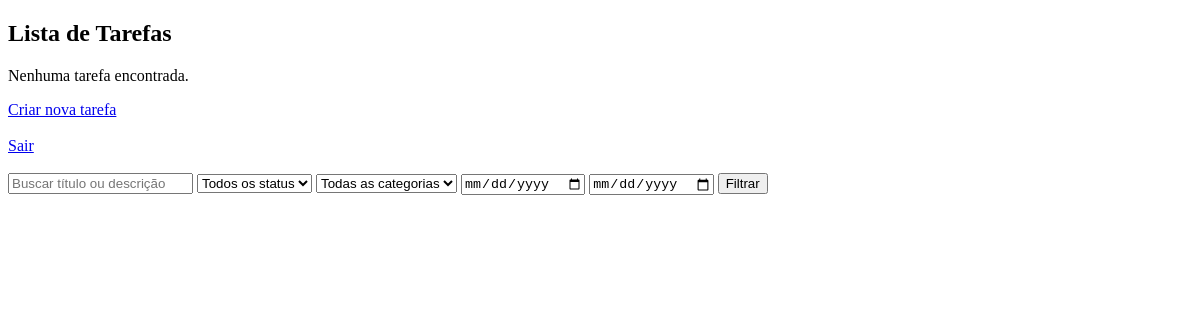
Before: /tarefas (signed in) with the older database file.
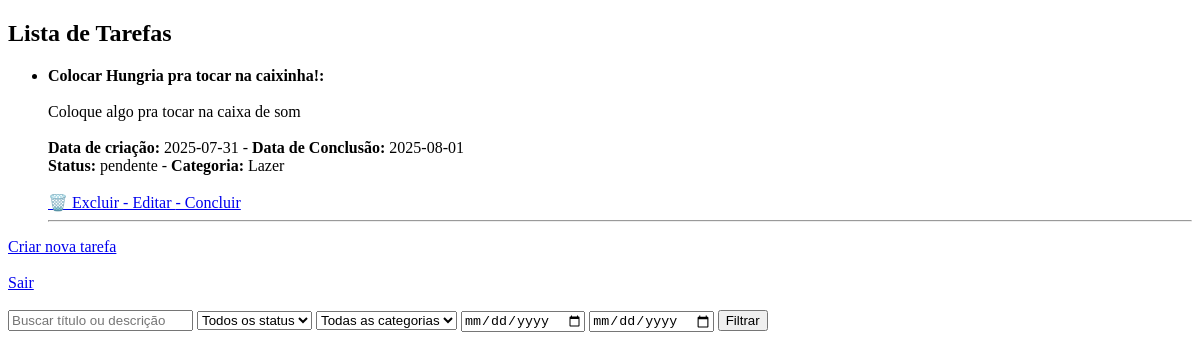
After: the same page with the newer database file.
### tables this page shows
CREATE TABLE tarefas (
    id INTEGER PRIMARY KEY AUTOINCREMENT,
    usuario_id INTEGER NOT NULL,
    titulo TEXT NOT NULL,
    descricao TEXT,
    data_criacao TEXT NOT NULL,
    data_conclusao TEXT,
    status TEXT NOT NULL,
    categoria_id INTEGER NOT NULL,
    FOREIGN KEY (usuario_id) REFERENCES usuarios(id),
    FOREIGN KEY (categoria_id) REFERENCES categorias(id)
);

CREATE TABLE categorias (id INTEGER PRIMARY KEY AUTOINCREMENT, nome TEXT NOT NULL UNIQUE, descricao TEXT);

### tarefascrud.py (the view)
@app.route("/tarefas")
def ver_tarefas_em_lista():
    if "usuario_id" not in session:
        return redirect("/login")
    usuario_id = session["usuario_id"]
    status = request.args.get("status", "")
    busca = request.args.get("busca", "")
    data_criacao = request.args.get("data_criacao", "")
    data_conclusao = request.args.get("data_conclusao", "")
    categoria_id = request.args.get("categoria_id", "")
    con = sqlite3.connect("todolist.db")
    con.row_factory = sqlite3.Row
    cur = con.cursor()
    cur.execute("SELECT id, nome FROM categorias")
    categorias = cur.fetchall()
    query = """
        SELECT
            tarefas.id,
            tarefas.titulo,
            tarefas.descricao AS descricao_tarefa,
            tarefas.data_criacao,
            tarefas.data_conclusao,
            tarefas.status,
            categorias.nome AS nome_categoria
        FROM tarefas
        LEFT JOIN categorias ON tarefas.categoria_id = categorias.id
        WHERE tarefas.usuario_id = ?
    """
    params = [usuario_id]
    if status:
        query += " AND tarefas.status = ?"
        params.append(status)
    if busca:
        query += " AND (tarefas.titulo LIKE ? OR tarefas.descricao LIKE ?)"
        busca_param = f"%{busca}%"
        params.extend([busca_param, busca_param])
    if data_criacao:
        query += " AND tarefas.data_criacao = ?"
        params.append(data_criacao)
    if data_conclusao:
        query += " AND tarefas.data_conclusao = ?"
        params.append(data_conclusao)
    if categoria_id:
        query += " AND tarefas.categoria_id = ?"
        params.append(categoria_id)
    query += " ORDER BY tarefas.data_criacao DESC"
    cur.execute(query, params)
    tarefas = cur.fetchall()
    con.close()
    return render_template("tarefas.html", tarefas=tarefas, categorias=categorias, busca=busca, data_conclusao=data_conclusao, categoria_id=categoria_id)

### templates/tarefas.html (shortened to what this page needs)
<!DOCTYPE html>
<html lang="pt-br">
<head>
</head>
<body>
<div class="container">
    <h2>Lista de Tarefas</h2>
    {% if tarefas %}
        <ul>
            {% for t in tarefas %}
                <li>
                    <strong>{{ t[1] }}: <br><br> </strong> {{ t[2] }}<br><br>
                    <strong>Data de criação:</strong> {{ t[3] }} - <strong>Data de Conclusão:</strong> {{ t[4] }}
                    <br><strong>Status:</strong> {{ t[5] }} -
                    <strong>Categoria:</strong> {{ t[6] }}<br>
                    <br>
                    <a href="/excluir/{{ t[0] }}" onclick="return confirm('Tem certeza que deseja excluir esta tarefa?')">
                        🗑️ Excluir
                    </a>
                    <a href="/editar/{{ t[0] }}">
                     - Editar
                    </a>
                    <a href="/concluir/{{ t[0] }}" method="POST"> - Concluir  </a>
                </li>
                <hr>
            {% endfor %}
        </ul>
    {% else %}
        <p>Nenhuma tarefa encontrada.</p>
    {% endif %}
    <a href="/criar">Criar nova tarefa</a>
    <br>
    <br>
<a href="/logout">Sair</a>
<br><br>
<form method="GET" action="/tarefas">
  <input type="text" name="busca" placeholder="Buscar título ou descrição">
  <select name="status">
    <option value="">Todos os status</option>
  </select>
  <select name="categoria_id">
    <option value="">Todas as categorias</option>
  </select>
  <input type="date" name="data_criacao" placeholder="De (data criação)">
  <input type="date" name="data_conclusao" placeholder="Até (data conclusão)">
  <button type="submit">Filtrar</button>
</form>
</body>
</html>
</body>
</html>

Changed rows visible on the page:
now on this page (row edited): tarefas: titulo "Colocar Hungria pra tocar na caixinha!", descricao "Coloque algo pra tocar na caixa de som", data_criacao "2025-07-31", data_conclusao "2025-08-01", status "pendente", nome "Lazer"
Other visible differences:
text no longer shown: "Nenhuma tarefa encontrada."
